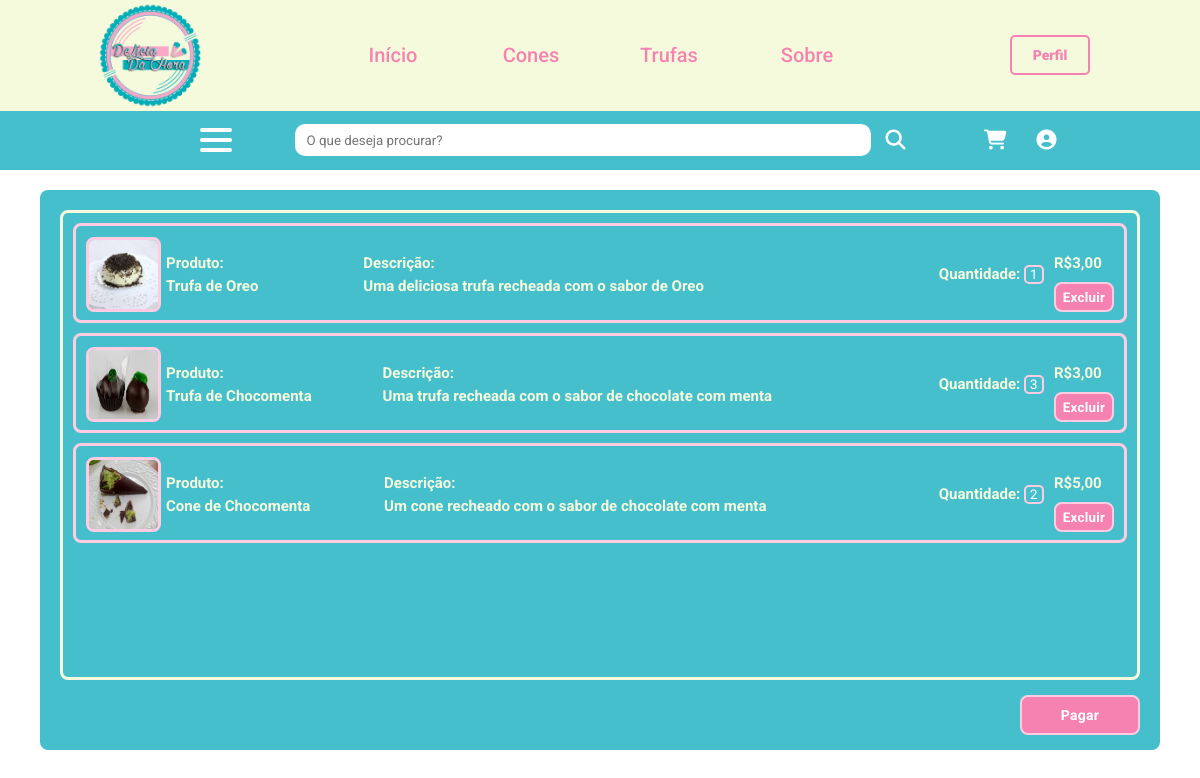
/carrinho.php (signed in), run on the app's committed database.
### tables this page shows
CREATE TABLE `carrinho` (
  `id_ProdCarrinho` int(11) NOT NULL,
  `prod_Carrinho` varchar(255) NOT NULL,
  `user_Cliente` varchar(255) NOT NULL,
  `prod_Qtd` int(11) NOT NULL
);

CREATE TABLE `trufas` (
  `id_Trufa` int(10) NOT NULL,
  `nome_Trufa` varchar(200) DEFAULT NULL,
  `valor_Trufa` float DEFAULT NULL,
  `descricao_Trufa` varchar(200) DEFAULT NULL,
  `img_Trufa` varchar(200) DEFAULT NULL,
  `promo_Trufa` varchar(200) DEFAULT NULL,
  `desconto_Trufa` int(10) DEFAULT NULL,
  `clasfic_Trufa` float DEFAULT NULL,
  `sabor_Trufa` varchar(50) NOT NULL
);

CREATE TABLE `cones` (
  `id_Cone` int(10) NOT NULL,
  `nome_Cone` varchar(200) DEFAULT NULL,
  `valor_Cone` float DEFAULT NULL,
  `descricao_Cone` varchar(200) DEFAULT NULL,
  `img_Cone` varchar(200) DEFAULT NULL,
  `promo_Cone` varchar(200) DEFAULT NULL,
  `desconto_Cone` int(10) DEFAULT NULL,
  `clasfic_Cone` float DEFAULT NULL,
  `tipo_Cone` varchar(100) DEFAULT NULL,
  `sabor_Cone` varchar(50) NOT NULL
);

### carrinho.php (the view, shortened to what this page needs)
<?php
include "header.php";
$pdo = mysql_pdo_conn();
$nome_User = $_SESSION['user'];
$stmt = $pdo->query("SELECT * FROM carrinho WHERE user_Cliente = '$nome_User'");
try{
    $stmt->execute();
} catch(Exception $e) {
    echo $e->getMessage();
}
$info_Car = $stmt->fetchAll(PDO::FETCH_ASSOC);
$connC = $pdo->prepare("SELECT * FROM cones");
$connC->execute();
$info_Cones = $connC->fetchAll(PDO::FETCH_ASSOC);
$connT = $pdo->prepare("SELECT * FROM trufas");
$connT->execute();
$info_Trufas = $connT->fetchAll(PDO::FETCH_ASSOC);
?>
<div class="car_Container">
    <div class="main_Carrinho">
        <div class="prod_Carrinho">
            <?php
            if (!empty($info_Car)) {
                foreach ($info_Car as $info) :
                    $confere = substr($info['prod_Carrinho'], 0, 1);
                foreach ($info_Trufas as $infos_Trufas) :
                    if ($infos_Trufas['nome_Trufa'] == $info['prod_Carrinho']) {
                        $preco = $infos_Trufas['valor_Trufa'];
                        $desc = $infos_Trufas['descricao_Trufa'];
                        if (empty($infos_Trufas['img_Trufa'])){
                            $imagem = "no-image.png";
                        }else{
                            $imagem = $infos_Trufas['img_Trufa'];
                        }
                    }
                ?>
                <?php
                endforeach;
                foreach ($info_Cones as $infos_Cones) :
                    if ($infos_Cones['nome_Cone'] == $info['prod_Carrinho']) {
                        $preco = $infos_Cones['valor_Cone'];
                        $desc = $infos_Cones['descricao_Cone'];
                        if (empty($infos_Cones['img_Cone'])){
                            $imagem = "no-image.png";
                        }else{
                            $imagem = $infos_Cones['img_Cone'];
                        }
                    }
                endforeach;
                ?>
                <div class="prods">
                <?php
                if ($confere == "T") { ?>
                    <img class="prodImgCar modalInfo_img" src="imagens/<?php echo $imagem; ?>">
                    <div class="nome_Prod">
                        <h4 class="prod_Car"> Produto: </h4>
                        <h4 class="prod_Carr"> <?php echo $info['prod_Carrinho']; ?> </h4>
                    </div>
                    <div class="desc_Prod">
                        <h4 class="prod_Car"> Descrição: </h4>
                        <h4 class="prod_Carr"> <?php echo $desc; ?> </h4>
                    </div>
                    <div class="qtd_Prod">
                        <h4 class="prod_Car"> Quantidade:</h4>
                        <form class="update" id="updateQtd" action="redirect.php" method="post">
                            &nbsp;<input type="number" class="prod_Qtd" name="qtd_Prod" value="<?php echo $info['prod_Qtd'];?>" required>
                        </form>
                    </div>
                    <div class="preco_Prod">
                    &nbsp;&nbsp;<h4 class="preco_Car"> R$<?php echo $preco; ?>,00 </h4>
                    <div class="btn_Del">
                        <input type="button" class="btnDel" value="Excluir">
                    </div>
                    </div>
                <?php } else { ?>
                    <img class="prodImgCar modalInfo_img" src="imagens/<?php echo $imagem; ?>">
                    <div class="nome_Prod">
                        <h4 class="prod_Car"> Produto: </h4>
                        <h4 class="prod_Carr"> <?php echo $info['prod_Carrinho']; ?> </h4>
                    </div>
                    <div class="desc_Prod">
                        <h4 class="prod_Car"> Descrição: </h4>
                        <h4 class="prod_Carr"> <?php echo $desc; ?> </h4>
                    </div>
                    <div class="qtd_Prod">
                        <h4 class="prod_Car"> Quantidade:</h4>
                        <form class="update" id="updateQtd" action="redirect.php" method="post">
                            &nbsp;<input type="number" class="prod_Qtd" name="qtd_Prod" value="<?php echo $info['prod_Qtd'];?>" required>
                        </form>
                    </div>
                    <div class="preco_Prod">
                    &nbsp;&nbsp;<h4 class="preco_Car"> R$<?php echo $preco; ?>,00 </h4>
                    <div class="btn_Del">
                        <form class="delete" action="redirect.php" method="post" onclick="this.submit()">
                            <input type="button" class="btnDel" value="Excluir">
                        </form>
                    </div>
                    </div>
                <?php } ?>
                </div>
            <?php endforeach;
            } else {
                echo "AAAAAAAAAAA";
            }
            ?>
        </div>
        <div class="btn_Container">
            <input type="submit" class="btn_Pag" value="Pagar">
        </div>
    </div>
</div>

### css/styleVariables.css (style rules this page uses)
* { padding: 0; margin: 0; box-sizing: border-box; text-decoration: none; font-family: 'Roboto', sans-serif; }
:root { --bg-color-light: #fcffee; --bg-color: #f5fadc; --secondary-color: #46bfcd; --secondary-color-hover: #5fd2df; --secondary-color-click: #009daf; --primary-color: #f582b1; --primary-color-hover: #ffa5ca; --primary-color-click: #ef5d99; --terciary-color: #fff; --terciary-color-hover: #d3f4ff; --terciary-color-click: #3f90c7; --fs-small: 1.4rem; --fs-small-G: 1.8rem; --fs-medium: 2rem; --fs-medium-G: 2.5rem; --fs-big: 3rem; --fs-highlighted: 4rem; --top-position: 0px; }

### css/styleIndex.css (style rules this page uses)
html { font-size: 62.5%; }
html, body { overflow-x: hidden; scroll-behavior: smooth; }

### css/styleCarrinho.css (style rules this page uses)
.car_Container { display: grid; width: 100%; max-width: 1200px; height: 600px; padding: 2rem 4rem; margin-inline: auto; }
.main_Carrinho { background: var(--secondary-color); border-radius: .8rem .8rem .8rem .8rem; position: relative; overflow: hidden; padding: 20px; }
.prod_Carrinho { width: 100%; height: 470px; border: 3px solid; border-radius: .8rem; color: var(--bg-color); padding: 1rem; overflow-y: scroll; }
.btn_Container { display: flex; justify-content: flex-end; width: 100%; }
.btn_Pag { margin-top: 1.5rem; padding-block: .8rem; width: 120px; height: 40px; border-radius: .8rem; border: .2rem solid #ffcce1; background-color: var(--primary-color); color: var(--terciary-color); cursor: pointer; font-size: 1.4rem; letter-spacing: .3px; font-weight: bolder; transition: 0.6s; }
.btnDel { width: 60px; height: 30px; border-radius: .8rem; border: .2rem solid #ffcce1; background-color: var(--primary-color); color: var(--terciary-color); cursor: pointer; letter-spacing: .3px; font-weight: bolder; transition: 0.6s; }
.prods { width: 100%; height: 100px; display: flex; border: 3px solid #ffcce1; border-radius: .8rem; margin-bottom: 10px; background-color: transparent; padding: 10px; align-items: center; font-size: 15px; flex-wrap: wrap; justify-content: space-between; }
.prodImgCar { border-radius: .8rem; border: 3px solid #ffcce1; width: 75px; height: 75px; }
.nome_Prod { display: grid; padding-left: 5px; }
.preco_Prod { display: grid; padding-left: 10px; }
.qtd_Prod { display: flex; padding-left: 2.5rem; margin-left: auto; }
.desc_Prod { display: grid; margin-right: auto; margin-left: auto; }
.prod_Qtd { width: 20px; background-color: transparent; color: white; border-radius: .5rem; border: 2px solid #ffcce1; padding-left: 4px; }
.prod_Carr { padding-top: 5px; }
.preco_Car { padding-bottom: 10px; }

### data on the page
carrinho: trufas.img_Trufa (picture), prod_Carrinho "Trufa de Oreo", qtd_Prod "1"
trufas: descricao_Trufa "Uma deliciosa trufa recheada com o sabor de Oreo", valor_Trufa "3"
carrinho: trufas.img_Trufa (picture), prod_Carrinho "Trufa de Chocomenta", qtd_Prod "3"
trufas: descricao_Trufa "Uma trufa recheada com o sabor de chocolate com menta", valor_Trufa "3"
carrinho: cones.img_Cone (picture), prod_Carrinho "Cone de Chocomenta", qtd_Prod "2"
cones: descricao_Cone "Um cone recheado com o sabor de chocolate com menta", valor_Cone "5"
